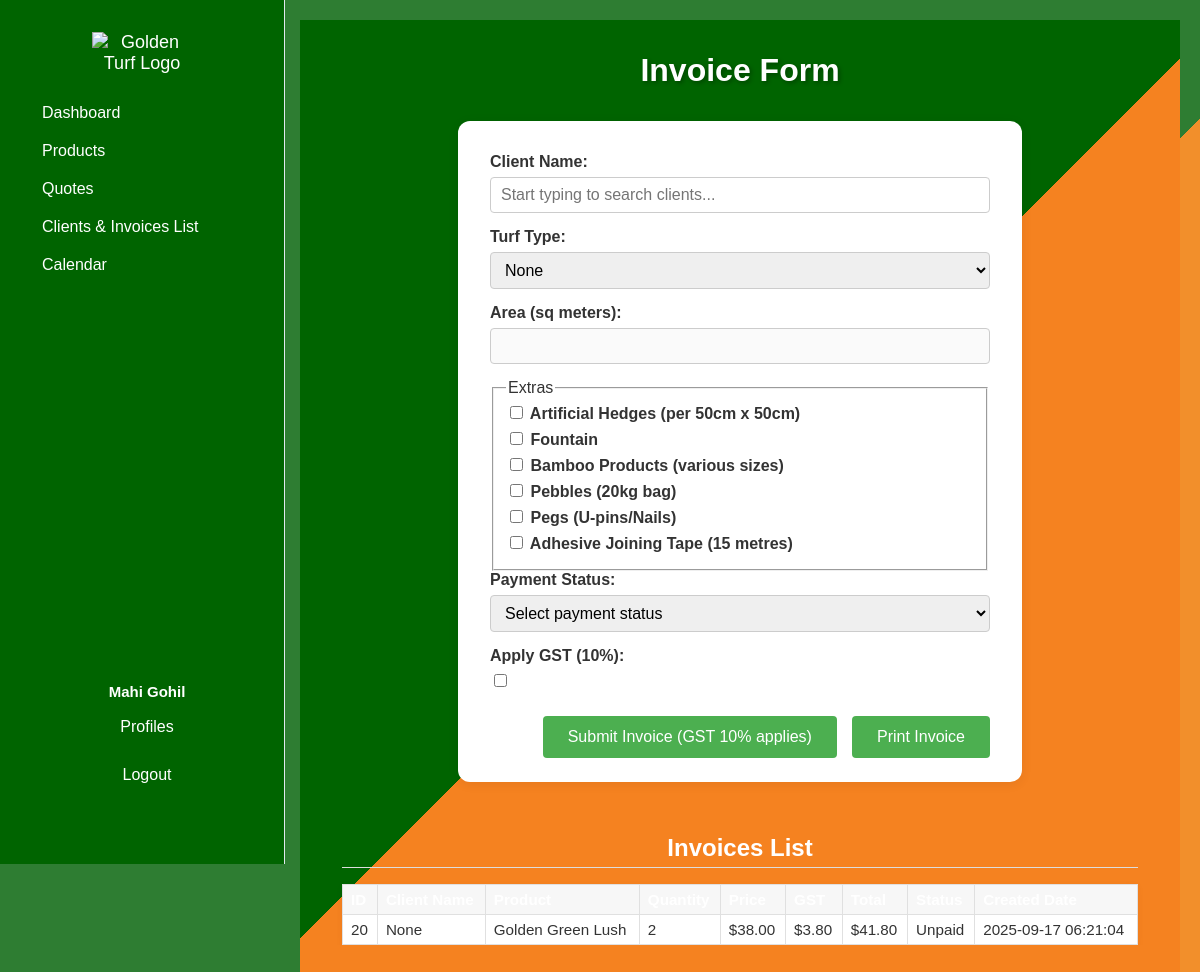
Before: /invoice (signed in) with the older database file.
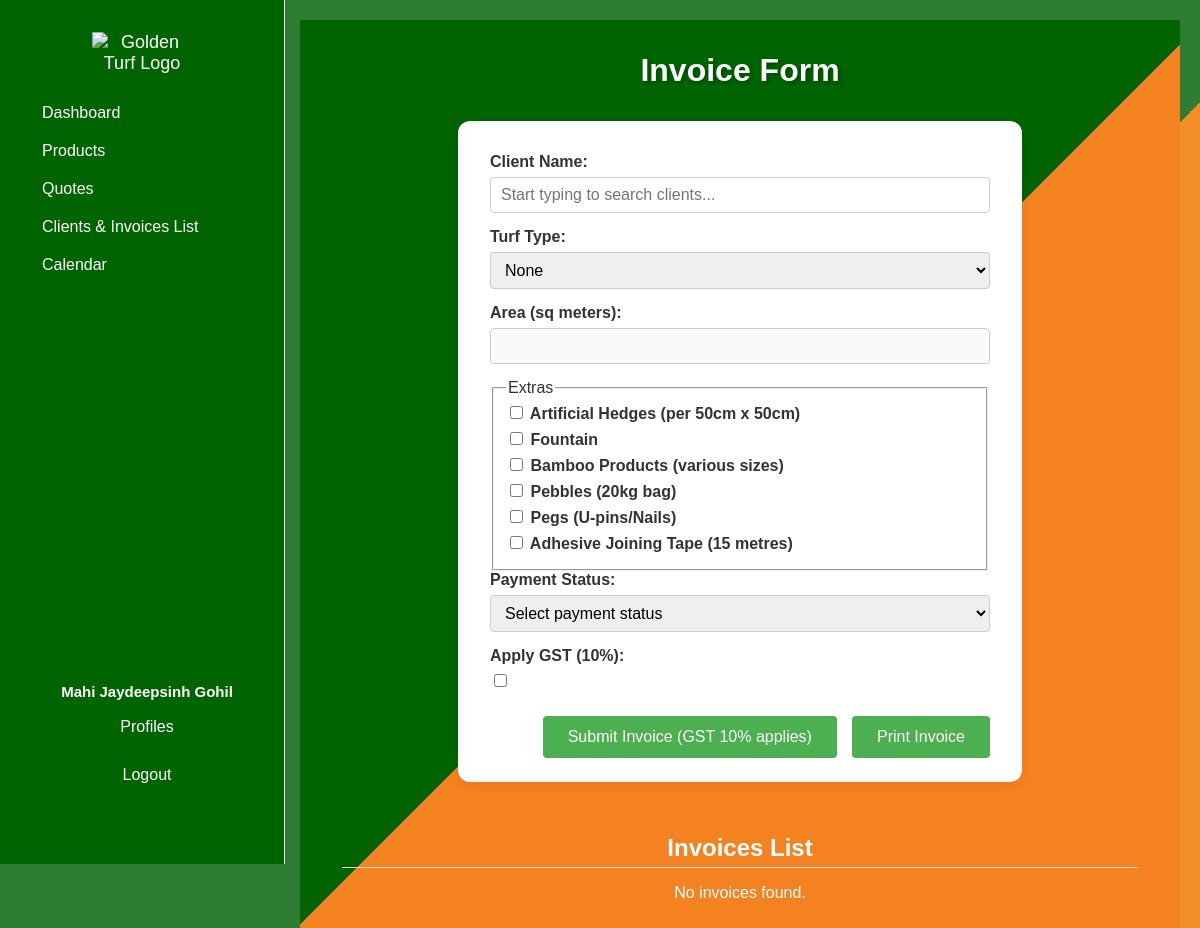
After: the same page with the newer database file.
### tables this page shows
CREATE TABLE invoices (
            id INTEGER PRIMARY KEY AUTOINCREMENT,
            client_id INTEGER,
            product TEXT,
            quantity INTEGER,
            price REAL,
            gst REAL,
            discount REAL,
            total REAL,
            status TEXT, created_date TEXT DEFAULT CURRENT_TIMESTAMP, extras_json TEXT DEFAULT '{}', owner_id INTEGER,
            FOREIGN KEY(client_id) REFERENCES "clients_old"(id)
        );

CREATE TABLE clients (
                id INTEGER PRIMARY KEY AUTOINCREMENT,
                client_name TEXT NOT NULL,
                email TEXT,
                phone TEXT,
                account_type TEXT,
                company_name TEXT,
                actions TEXT,
                created_date TEXT, owner_id INTEGER,
                UNIQUE(client_name)
            );

### app.py (the view, shortened to what this page needs)
@app.route('/invoice', methods=['GET', 'POST'])
def invoice():
    if 'user_name' not in session:
        return redirect(url_for('login'))
    if not has_permission('invoice'):
        return redirect(url_for('access_restricted'))
    if 'user_name' not in session:
        return redirect(url_for('login'))
    conn = sqlite3.connect('users.db')
    c = conn.cursor()
    c.execute('SELECT client_name FROM clients')
    clients = [row[0] for row in c.fetchall()]
    c.execute('SELECT product_name FROM products')
    products = [row[0] for row in c.fetchall()]
    c.execute('SELECT product_name, price FROM products')
    price_table = {row[0]: row[1] for row in c.fetchall()}
    user_id = session.get('user_id')
    if user_id:
        c.execute('''SELECT invoices.id, clients.client_name, invoices.product, invoices.quantity, invoices.price,
                      invoices.gst, invoices.total, invoices.status, invoices.created_date
                      FROM invoices
                      LEFT JOIN clients ON invoices.client_id = clients.id
                      WHERE invoices.owner_id = ?''', (user_id,))
        invoices = c.fetchall()
    else:
        invoices = []
    conn.close()
    return render_template('invoice.html', clients=clients, products=products, price_table=price_table, invoices=invoices)

### app.py (called while the page is built, shortened)
def has_permission(module):
    if 'user_role' not in session:
        return False
    if session.get('user_role') == 'admin' or session.get('user_id') == 1:
        return True

### templates/invoice.html (shortened to what this page needs)
<!DOCTYPE html>
<html lang="en">
<head>
    <link rel="stylesheet" href="{{ url_for('static', filename='dashboard.css') }}" />
    <link rel="stylesheet" href="{{ url_for('static', filename='invoice.css') }}" />
</head>
<body>
    <div class="main-wrapper">
        {% include '_sidebar.html' %}
        <div class="content-area" style="background: linear-gradient(135deg, #006400 50%, #f58220 50%); padding: 2rem; margin-left: 280px; width: calc(100vw - 300px); min-height: 100vh; box-sizing: border-box;">
        <div style="max-width: 500px; margin: 0 auto; text-align: center; margin-bottom: 2rem;">
            <h1 style="color: white; font-size: 2rem; margin: 0; text-shadow: 2px 2px 4px rgba(0,0,0,0.3);">Invoice Form</h1>
        </div>
        <div>
        <div>
            <form method="POST" action="{{ url_for('invoice') }}" style="max-width: 500px; width: 100%; background: #fff; padding: 32px 32px 24px 32px; border-radius: 12px; box-shadow: 0 2px 12px rgba(0,0,0,0.07); margin: 0 auto;">
                <section class="client-info">
                    <label for="client_name">Client Name:</label>
                    <input type="text" id="client_name" name="client_name" value="{{ client_name or '' }}" autocomplete="off" required placeholder="Start typing to search clients..." oninput="filterClients()" list="client_list" />
                    <label for="turf_type">Turf Type:</label>
                    <select id="turf_type" name="turf_type" required>
                        <option value="none" {% if turf_type == 'none' %}selected{% endif %}>None</option>
                    </select>
                    <label for="area">Area (sq meters):</label>
                    <input type="number" id="area" name="area" min="0.01" step="0.01" value="{{ area or '' }}" required />
                    <fieldset>
                        <legend>Extras</legend>
                        <div>
                            <label><input type="checkbox" id="artificial_hedges_check"> Artificial Hedges (per 50cm x 50cm)</label>
                        </div>
                        <div>
                            <label><input type="checkbox" id="fountain_check"> Fountain</label>
                        </div>
                        <div>
                            <label><input type="checkbox" id="bamboo_check"> Bamboo Products (various sizes)</label>
                        </div>
                        <div>
                            <label><input type="checkbox" id="pebbles_check"> Pebbles (20kg bag)</label>
                        </div>
                        <div>
                            <label><input type="checkbox" id="pegs_check"> Pegs (U-pins/Nails)</label>
                        </div>
                        <div>
                            <label><input type="checkbox" id="adhesive_tape_check"> Adhesive Joining Tape (15 metres)</label>
                        </div>
                    </fieldset>
                    {% set extras_costs = {
                        'none': 0,
                        'artificial_hedges': 10,
                        'fountain': 150,
                        'bamboo_2m': 40,
                        'bamboo_2_4m': 38,
                        'bamboo_1_8m': 38,
                        'black_pebbles': 18,
                        'white_pebbles': 15,
                        'adhesive_tape': 25,
                        'pegs': 20
                    } %}
                    <label for="payment_status">Payment Status:</label>
                    <select id="payment_status" name="payment_status" required>
                        <option value="" disabled selected>Select payment status</option>
                    </select>
                    <label for="gst">Apply GST (10%):</label>
                    <input type="checkbox" id="gst" name="gst" value="yes" {% if gst == 'yes' %}checked{% endif %} />
                </section>
                <div class="form-actions">
                    <button type="submit">Submit Invoice (GST 10% applies)</button>
                    <button type="button" onclick="window.print()">Print Invoice</button>
                </div>
            </form>
        </div>
        <div class="responsive-container" style="margin-top: 2rem; max-width: 900px; margin-left: auto; margin-right: auto;">
            <h2 style="color: white; text-align: center; margin-bottom: 1rem;">Invoices List</h2>
            {% if invoices and invoices|length > 0 %}
            <table class="responsive-table">
                <thead>
                    <tr>
                        <th>ID</th>
                        <th>Client Name</th>
                        <th>Product</th>
                        <th>Quantity</th>
                        <th>Price</th>
                        <th>GST</th>
                        <th>Total</th>
                        <th>Status</th>
                        <th>Created Date</th>
                    </tr>
                </thead>
                <tbody>
                    {% for invoice in invoices %}
                    <tr>
                        <td>{{ invoice[0] }}</td>
                        <td>{{ invoice[1] }}</td>
                        <td>{{ invoice[2] }}</td>
                        <td>{{ invoice[3] }}</td>
                        <td>${{ "%.2f"|format(invoice[4]) }}</td>
                        <td>${{ "%.2f"|format(invoice[5]) }}</td>
                        <td>${{ "%.2f"|format(invoice[6]) }}</td>
                        <td>{{ invoice[7] }}</td>
                        <td>{{ invoice[8] }}</td>
                    </tr>
                    {% endfor %}
                </tbody>
            </table>
            {% else %}
            <p style="color: white; text-align: center;">No invoices found.</p>
            {% endif %}
        </div>
    </div>
</body>
</html>

### templates/_sidebar.html (shortened to what this page needs)
<div class="sidebar" style="border-right: 1px solid #e2e8f0; min-width: 220px; max-width: 220px; background: #006400; color: white; height: 100vh; position: fixed;">
    <div style="width:100%;text-align:center;margin-bottom:20px;">
        <img src="/static/golden_turf_logo.png" alt="Golden Turf Logo" style="width:100px;display:block;margin:0 auto;">
    </div>
    <nav class="navbar">
        <a href="{{ url_for('dashboard') }}" style="color: white; font-size: 16px; text-decoration: none; display: block; padding: 10px;">Dashboard</a>
        <div class="nav-dropdown">
            <a href="#" class="dropbtn" style="color: white; font-size: 16px; text-decoration: none; display: block; padding: 10px;">Products</a>
        </div>
        <a href="{{ url_for('quotes') }}" style="color: white; font-size: 16px; text-decoration: none; display: block; padding: 10px;">Quotes</a>
        <a href="{{ url_for('payments') }}" style="color: white; font-size: 16px; text-decoration: none; display: block; padding: 10px;">Clients &amp; Invoices List</a>
        <a href="{{ url_for('calendar') }}" style="color: white; font-size: 16px; text-decoration: none; display: block; padding: 10px;">Calendar</a>
        <div style="position: absolute; bottom: 70px; left: 5px; width: 100%; text-align: center;">
            <div style="color: #fff; font-weight: 600; margin-bottom: 6px;">
                <span style="font-size: 15px;">{{ session.get('user_name', 'Unknown') }}</span>
            </div>
            <a href="{{ url_for('profiles') }}" style="color: white; font-size: 16px; text-decoration: none; display: block; padding: 10px; margin-bottom: 10px;">Profiles</a>
            <a href="{{ url_for('logout') }}" style="color: white; font-size: 16px; text-decoration: none; display: block; padding: 10px;">Logout</a>
        </div>
    </nav>
</div>

### static/dashboard.css (style rules this page uses)
body { font-family: Arial, sans-serif; margin: 0; background-color: #f9f9f9; color: #333; }
.sidebar { width: 220px; background-color: #006400; color: white; height: 100vh; position: fixed; top: 0; left: 0; padding: 2rem; border-right: 2px solid #e2e8f0; font-size: 18px; transition: background-color 0.3s ease; z-index: 100; box-shadow: none; margin: 0; overflow: hidden; }
.sidebar nav a[href$="payments"]::after { content: ""; font-size: inherit; color: inherit; margin-left: 0; }
.nav-dropdown { position: relative; display: block; }
.dropbtn { color: white; padding: 12px 20px; text-decoration: none; font-size: 18px; font-weight: normal; display: block; }
.main-wrapper .content-area { margin-left: 220px; padding: 2rem; width: calc(100vw - 220px); min-height: 100vh; box-sizing: border-box; }
h1 { color: #2f6f2f; margin-bottom: 30px; }
.main-wrapper { display: flex; min-height: 100vh; }
.content-area { margin-left: 220px; padding: 2rem; width: calc(100vw - 220px); min-height: 100vh; box-sizing: border-box; }

### static/invoice.css (style rules this page uses)
body { font-family: Arial, sans-serif; background: linear-gradient(135deg, #2e7d32 60%, #F28F2B 40%); margin: 0; padding: 20px; color: #333; }
form { display: flex; flex-direction: column; }
section { margin-bottom: 25px; }
h2 { color: #4CAF50; border-bottom: 1px solid #ddd; padding-bottom: 5px; margin-bottom: 15px; }
label { display: block; margin-bottom: 6px; font-weight: bold; }
input[type="text"], input[type="number"], select { width: 100%; padding: 8px 10px; margin-bottom: 15px; border: 1px solid #ccc; border-radius: 4px; box-sizing: border-box; font-size: 1rem; }
.form-actions { display: flex; justify-content: flex-end; gap: 15px; }
button { background-color: #4CAF50; color: white; border: none; padding: 12px 25px; font-size: 1rem; border-radius: 4px; cursor: pointer; transition: background-color 0.3s ease; }

### templates/invoice.html (style rules this page uses)
.responsive-container { max-width: 100vw; overflow-x: auto; margin: 0 auto; padding: 0 10px; }

Changed rows visible on the page:
removed invoices: id "20", invoice "None", product "Golden Green Lush", quantity "2", price "38.00", gst "3.80", total "41.80", status "Unpaid", created_date "2025-09-17 06:21:04"
now on this page (row unchanged): clients: get "Mahi Jaydeepsinh Gohil"
Other visible differences:
{{ session.get('user_name', 'Unknown') }}: "Mahi Gohil" → (not shown)
text now shown: "No invoices found."
